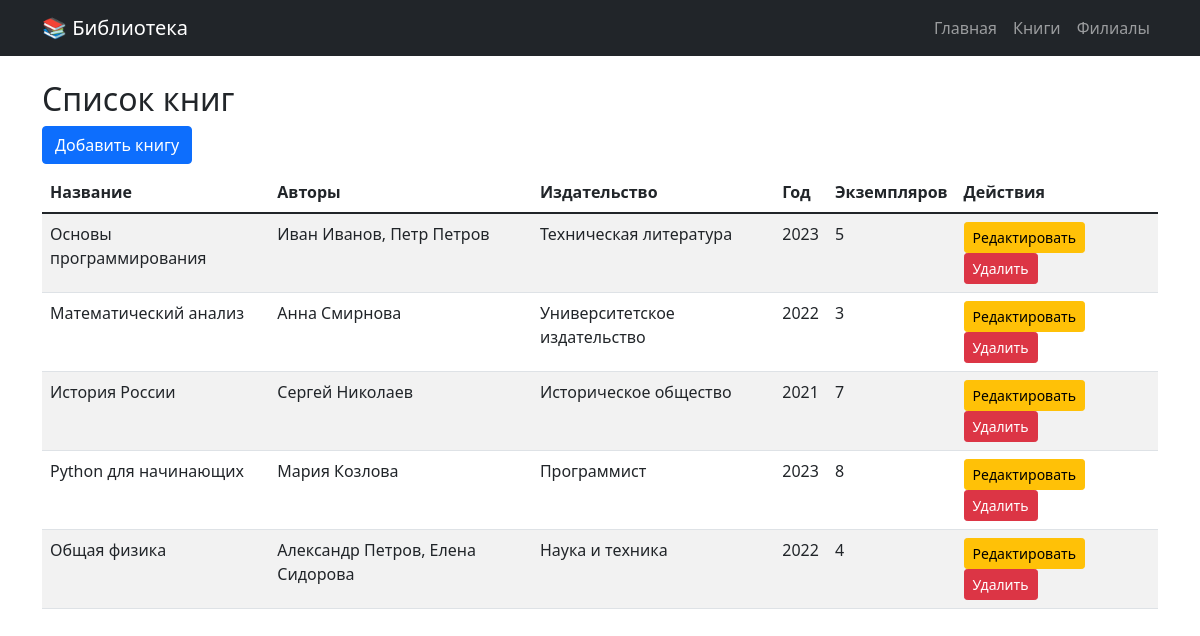
The page /books/ on the database its author committed.
### app/models.py (models this page shows, shortened)
class Book(db.Model):
    id = db.Column(db.Integer, primary_key=True)
    title = db.Column(db.String(200), nullable=False, index=True)
    authors = db.Column(db.Text, nullable=False)
    publisher = db.Column(db.String(200), nullable=False)
    year = db.Column(db.Integer, nullable=False)
    pages = db.Column(db.Integer, nullable=False)
    illustrations = db.Column(db.Integer, default=0)
    cost = db.Column(db.Float, nullable=False)
    copies_available = db.Column(db.Integer, default=1)
    times_issued = db.Column(db.Integer, default=0)
    branch_id = db.Column(db.Integer, db.ForeignKey('branch.id'), nullable=False)
    branch = db.relationship('Branch', back_populates='books')
    faculties = db.relationship('Faculty', secondary=book_faculties, back_populates='books')
    created_at = db.Column(db.DateTime, default=datetime.utcnow)
    updated_at = db.Column(db.DateTime, default=datetime.utcnow, onupdate=datetime.utcnow)

### app/books/views.py (the view)
@bp.route('/')
def list():
    books = Book.query.all()
    return render_template('books/list.html', books=books, title='Список книг')

### app/templates/books/list.html
{% extends "base.html" %}
{% block content %}
<h2>Список книг</h2>
<a href="{{ url_for('books.add') }}" class="btn btn-primary mb-2">Добавить книгу</a>
<table class="table table-striped">
    <thead>
        <tr>
            <th>Название</th>
            <th>Авторы</th>
            <th>Издательство</th>
            <th>Год</th>
            <th>Экземпляров</th>
            <th>Действия</th>
        </tr>
    </thead>
    <tbody>
    {% for book in books %}
        <tr>
            <td>{{ book.title }}</td>
            <td>{{ book.authors }}</td>
            <td>{{ book.publisher }}</td>
            <td>{{ book.year }}</td>
            <td>{{ book.copies_available }}</td>
            <td>
                <a href="{{ url_for('books.edit', id=book.id) }}" class="btn btn-sm btn-warning">Редактировать</a>
                <a href="{{ url_for('books.delete', id=book.id) }}" class="btn btn-sm btn-danger"
                   onclick="return confirm('Вы точно хотите удалить книгу?');">Удалить</a>
            </td>
        </tr>
    {% endfor %}
    </tbody>
</table>
{% endblock %}

### app/templates/base.html (shortened to what this page needs)
<!DOCTYPE html>
<html lang="ru">
<head>
    <link href="https://cdn.jsdelivr.net/npm/bootstrap@5.1.3/dist/css/bootstrap.min.css" rel="stylesheet">
</head>
<body>
<nav class="navbar navbar-expand-lg navbar-dark bg-dark">
    <div class="container">
        <a class="navbar-brand" href="/">📚 Библиотека</a>
        <div class="navbar-nav">
            <a class="nav-link" href="/">Главная</a>
            <a class="nav-link" href="/books">Книги</a>
            <a class="nav-link" href="/branches">Филиалы</a>
        </div>
    </div>
</nav>
<div class="container mt-4">
    {% block content %}{% endblock %}
</div>
</body>
</html>

### rows shown on the page
Book: title "Основы программирования", authors "Иван Иванов, Петр Петров", publisher "Техническая литература", year "2023", copies_available "5"
Book: title "Математический анализ", authors "Анна Смирнова", publisher "Университетское издательство", year "2022", copies_available "3"
Book: title "История России", authors "Сергей Николаев", publisher "Историческое общество", year "2021", copies_available "7"
Book: title "Python для начинающих", authors "Мария Козлова", publisher "Программист", year "2023", copies_available "8"
Book: title "Общая физика", authors "Александр Петров, Елена Сидорова", publisher "Наука и техника", year "2022", copies_available "4"
